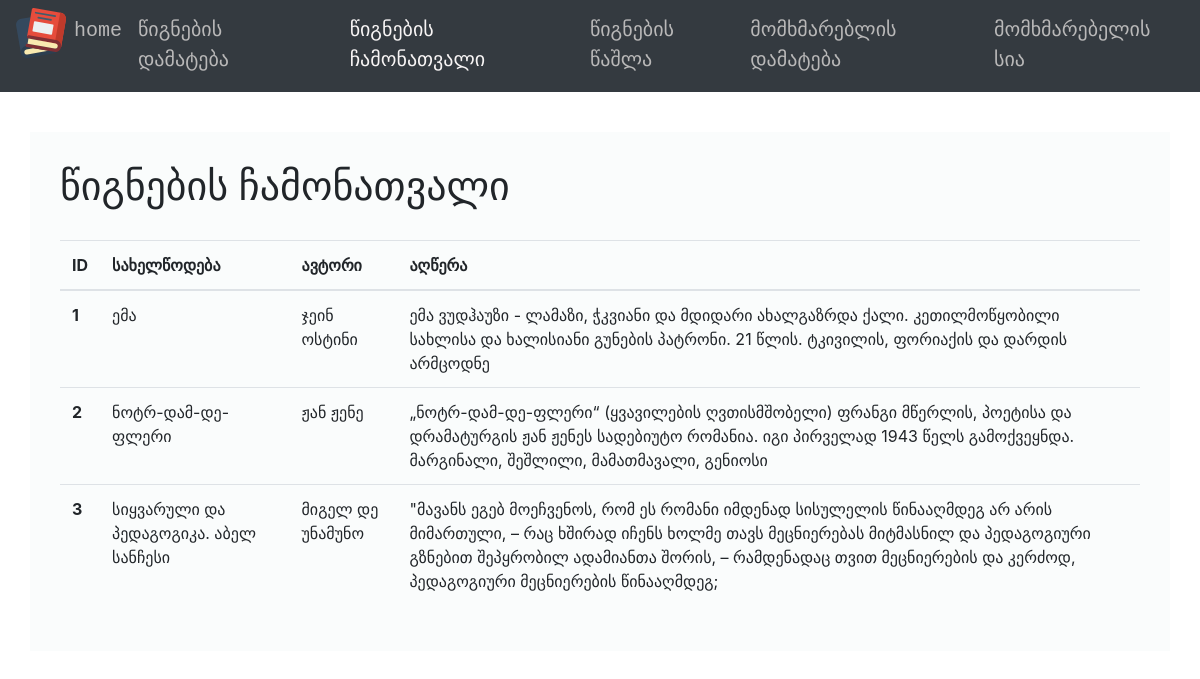
The page /books/book on the database its author committed.
### project/models.py (models this page shows, shortened)
class Book(db.Model):
    __tablename__ = 'books'
    id = db.Column(db.Integer, primary_key=True)
    title = db.Column(db.String(50))
    autor = db.Column(db.String(50))
    description = db.Column(db.String(300))
    customer = db.relationship('Customer', backref="book", uselist=False)

### project/books/views.py (the view)
@books_blueprint.route('/book')
def book():
    books = Book.query.all()
    return render_template('book.html', books=books)

### project/books/templates/books/book.html
{% extends "base.html" %}
{% block content %}
<div class="container" style="margin-top: 40px;padding: 30px; background-color: rgb(250, 252, 252);" >
    <h1>წიგნების ჩამონათვალი </h1>
    <table class="table" style="margin-top: 30px;">
        <thead>
          <tr>
            <th scope="col">ID</th>
            <th scope="col">სახელწოდება</th>
            <th scope="col">ავტორი</th>
            <th scope="col">აღწერა</th>
          </tr>
        </thead>
        <tbody>
            {% for book in books %}
            <tr>
            <th scope="row">{{ book.id }}</th>
            <td> {{ book.title}}</td>
            <td> {{ book.autor}}</td>
            <td> {{ book.description}}</td>
        </tr>
            {% endfor %}
        </tbody>
      </table>
</div>
{% endblock %}

### project/templates/base.html (shortened to what this page needs)
<!DOCTYPE html>
<html lang="en">
    {% from "macros.html" import nav_builder with context %}.
    {% from "macros.html" import nav_builder %}
<head>
    <link rel="stylesheet" href="https://stackpath.bootstrapcdn.com/bootstrap/4.5.2/css/bootstrap.min.css">
    <link href="{{ url_for('static', filename='style.css') }}" rel="stylesheet">
</head>
<body>
    <nav class="navbar navbar-expand-lg navbar-dark bg-dark" style="margin-top: -24px;">
        <div class="navbar-nav">
            <img src="{{ url_for('static', filename='icon.svg') }}" alt="book icon" style="width:50px; height:50px">
            {{ nav_builder('home', 'home') }}
            {{ nav_builder('books.add', 'წიგნების დამატება') }}
            {{ nav_builder('books.book', 'წიგნების ჩამონათვალი') }}
            {{ nav_builder('books.delete', 'წიგნების წაშლა') }}
            {{ nav_builder('customers.add', 'მომხმარებლის დამატება') }}
            {{ nav_builder('customers.customers', 'მომხმარებელის სია') }}
        </div>
    </nav>
    {% block content %}
    {% endblock %}
</body>
</html>

### project/templates/macros.html
{% macro nav_builder(endpoint, name) %}
    {% if request.endpoint.endswith(endpoint) %}
    <div style="margin-left: 10px;">
    <a class="nav-link active" style="color:rgb(247, 244, 244); font-size: 20px; margin-left: 15px;
    margin-right: 15px;" href="{{ url_for(endpoint) }}">{{name}}</a>
  </div>
    {% else %}
    <div>
      <a class="nav-link" style="color:rgb(185, 184, 184); font-size: 20px;" href="{{ url_for(endpoint) }}">{{name}}</a>
    </div>
    {% endif %}
{% endmacro %}

### project/static/style.css (style rules this page uses)
a { font-family: "Courier New", Courier, monospace; font-style: initial; }
body { background: url(https://wallpaperaccess.com/full/10846.png) no-repeat center center fixed; -webkit-background-size: cover; -moz-background-size: cover; -o-background-size: cover; background-size: cover; }
.container { margin-top: 70px; }
a { color: black; }
nav { margin-top: -30px; }

### rows shown on the page
Book: id "1", title "ემა", autor "ჯეინ ოსტინი", description "ემა ვუდჰაუზი - ლამაზი, ჭკვიანი და მდიდარი ახალგაზრდა ქალი. კეთილმოწყობილი სახლისა და ხალისიანი გუნების პატრონი. 21 წლის. ტკივილის, ფორიაქის და დარდის არმცოდნე"
Book: id "2", title "ნოტრ-დამ-დე-ფლერი", autor "ჟან ჟენე", description "„ნოტრ-დამ-დე-ფლერი“ (ყვავილების ღვთისმშობელი) ფრანგი მწერლის, პოეტისა და დრამატურგის ჟან ჟენეს სადებიუტო რომანია. იგი პირველად 1943 წელს გამოქვეყნდა. მარგინალი, შეშლილი, მამათმავალი, გენიოსი"
Book: id "3", title "სიყვარული და პედაგოგიკა. აბელ სანჩესი", autor "მიგელ დე უნამუნო", description "\"მავანს ეგებ მოეჩვენოს, რომ ეს რომანი იმდენად სისულელის წინააღმდეგ არ არის მიმართული, – რაც ხშირად იჩენს ხოლმე თავს მეცნიერებას მიტმასნილ და პედაგოგიური გზნებით შეპყრობილ ადამიანთა შორის, – რამდენადაც თვით მეცნიერების და კერძოდ, პედაგოგიური მეცნიერების წინააღმდეგ;"

### other values the page prints
{{ name }} "home წიგნების დამატება წიგნების წაშლა მომხმარებლის დამატება მომხმარებელის სია"
{{ name }} "წიგნების ჩამონათვალი"
